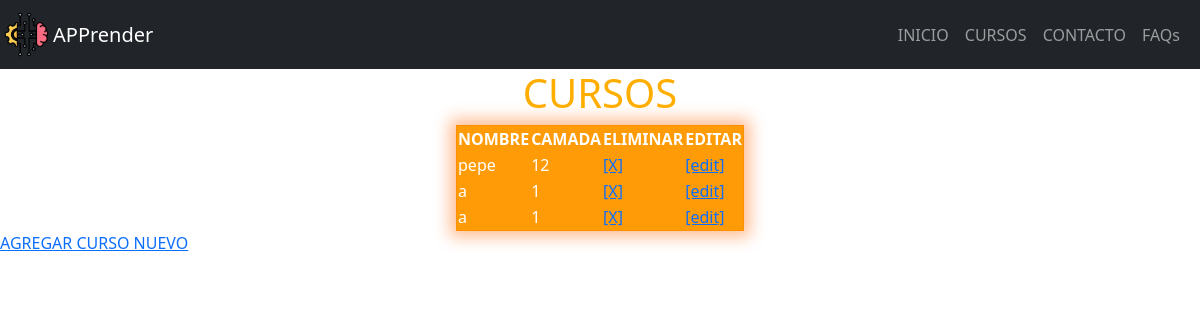
The page /AppCoder/curso/ on the database as committed earlier.
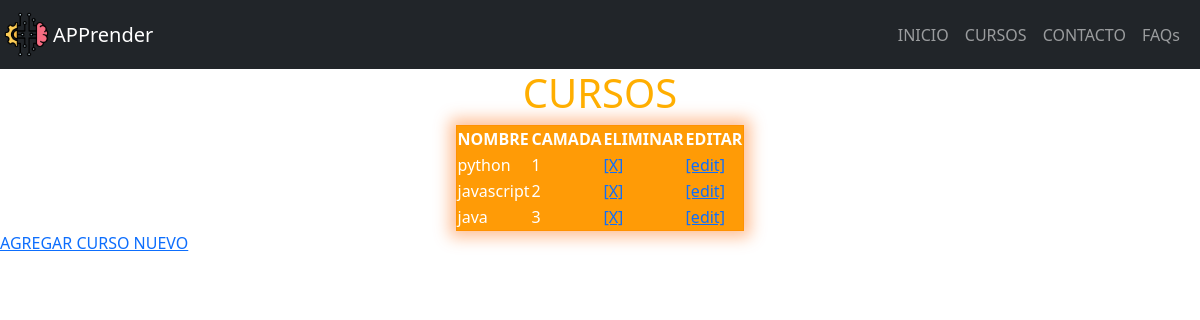
The same page on the database as committed later.
### AppCoder/models.py (models this page shows, shortened)
class Curso(models.Model):
    nombre = models.CharField(max_length=40)
    camada = models.IntegerField()

### AppCoder/views.py (the view)
# urls.py: path('curso/', curso, name='AppCoderCurso'),
def curso (request):
    cursos = Curso.objects.all()
    contexto= {'cursos': cursos}
    return render(request, 'AppCoder/curso.html', contexto)

### templates/AppCoder/curso.html (shortened to what this page needs)
<!DOCTYPE html>
<html lang="en">
    <head>
    {% load static %}
    <link href=" {% static 'css/styles.css' %} " rel="stylesheet" />
</head>
<body>
{% include 'sections/navBar.html' %}
{% block curso %}
<h1 style="text-align: center; color:#ffae00">CURSOS</h1>
<table style="background-color: #ffae0096; margin: auto; color: #ffffff; border: 1.5px solid #ff9100; box-shadow: 0px 0px 15px 6px #ff66006c;">
<thead style="background-color: #ff9900f1;">
    <tr>
        <th>NOMBRE</th>
        <th>CAMADA</th>
        <th>ELIMINAR</th>
        <th>EDITAR</th>
    </tr>
</thead>
<Tbody style="background-color: #ff9900f1;">
    {% for curso in cursos %}
    <tr>
        <td>{{curso.nombre}}</td>
        <td>{{curso.camada}}</td>
        <td><a href="{% url 'AppCoderEliminarCurso' curso.camada %}">[X]</a></td>
        <td><a href="{% url 'AppCoderEditarCurso' curso.camada %}">[edit]</a></td>
    </tr>
    {% endfor %}
</Tbody>
</table>
{% endblock %}
<a href="{% url 'AppCoderCursoFormulario' %}">AGREGAR CURSO NUEVO</a>
</body>
</html>

### templates/sections/navBar.html (shortened to what this page needs)
{% load static %}
<nav class="navbar navbar-expand-lg navbar-dark bg-dark">
    <img src="{% static 'logo.png' %}"  height="45em" class="m-1">
    <a class="navbar-brand" href="{% url 'AppCoderInicio' %}">APPrender</a>
    <div class="container">
        <div class="collapse navbar-collapse" id="navbarSupportedContent">
            <ul class="navbar-nav ms-auto mb-2 mb-lg-0">
                <li class="nav-item"><a class="nav-link" href="{% url 'AppCoderInicio' %}">INICIO</a></li>
                <li class="nav-item"><a class="nav-link" href="{% url 'AppCoderCurso' %}">CURSOS</a></li>
                <li class="nav-item"><a class="nav-link" href="#!">CONTACTO</a></li>
                <li class="nav-item"><a class="nav-link" href="#">FAQs</a></li>
            </ul>
        </div>
    </div>
</nav>

Rows that differ between the two databases and show on the page:
removed Curso: nombre "pepe", camada "12"
removed Curso: nombre "a", camada "1"
removed Curso: nombre "a", camada "1"
added Curso: nombre "python", camada "1"
added Curso: nombre "javascript", camada "2"
added Curso: nombre "java", camada "3"
